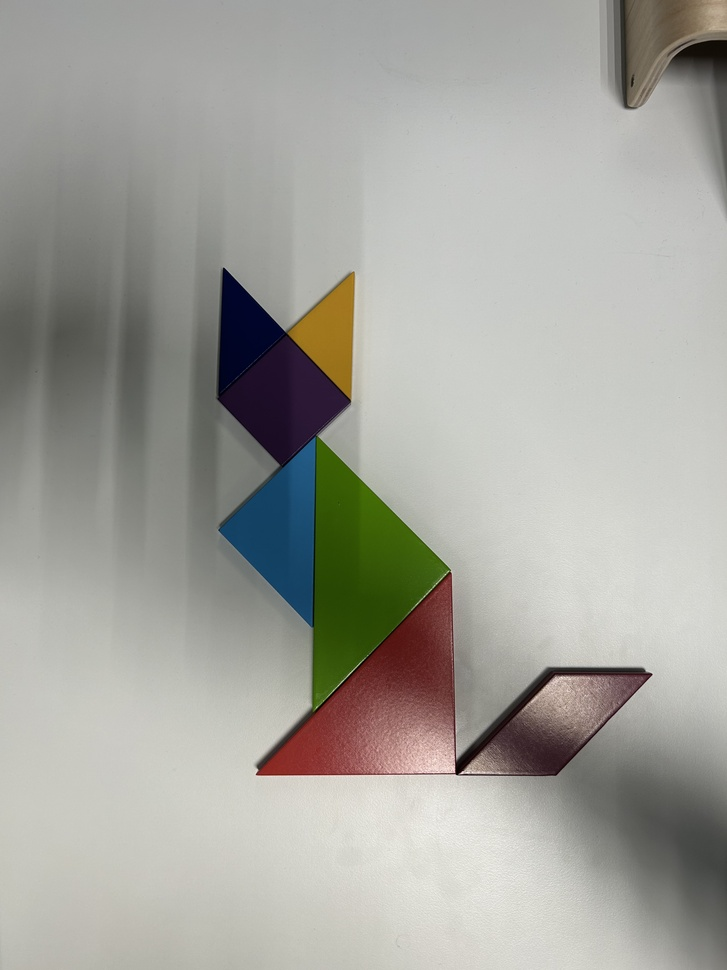
#> input picture tangram2/tangram_creations/cat_1.jpg, 727 x 970 px, shrunk from 3024 x 4032 before the run
$ python remove_shadows.py   (older library calls are emulated)
#> lines starting #> are read from the running program, lines starting #| are printed output that depends on the picture; after the words box and inside, x2 and y2 are one past the last pixel; in counts of white or black regions, pixels touching at a corner belong together
import cv2
import numpy as np

img = cv2.imread('tangram_creations/cat_1.jpg', -1)
#> img is the input picture: shape (970, 727, 3); mean B, G, R 156.8, 163.4, 163.9

def shadow_remove(img):
    rgb_planes = cv2.split(img)
    result_norm_planes = []
    for plane in rgb_planes:
        dilated_img = cv2.dilate(plane, np.ones((7,7), np.uint8))
        bg_img = cv2.medianBlur(dilated_img, 21)
        diff_img = 255 - cv2.absdiff(plane, bg_img)
        norm_img = cv2.normalize(diff_img,None, alpha=0, beta=255, norm_type=cv2.NORM_MINMAX, dtype=cv2.CV_8UC1)
        result_norm_planes.append(norm_img)
#> this loop made 3 passes
#> pass 1, in shadow_remove, `dilated_img = cv2.dilate(plane, np.ones((7,7), np.uint8))`:
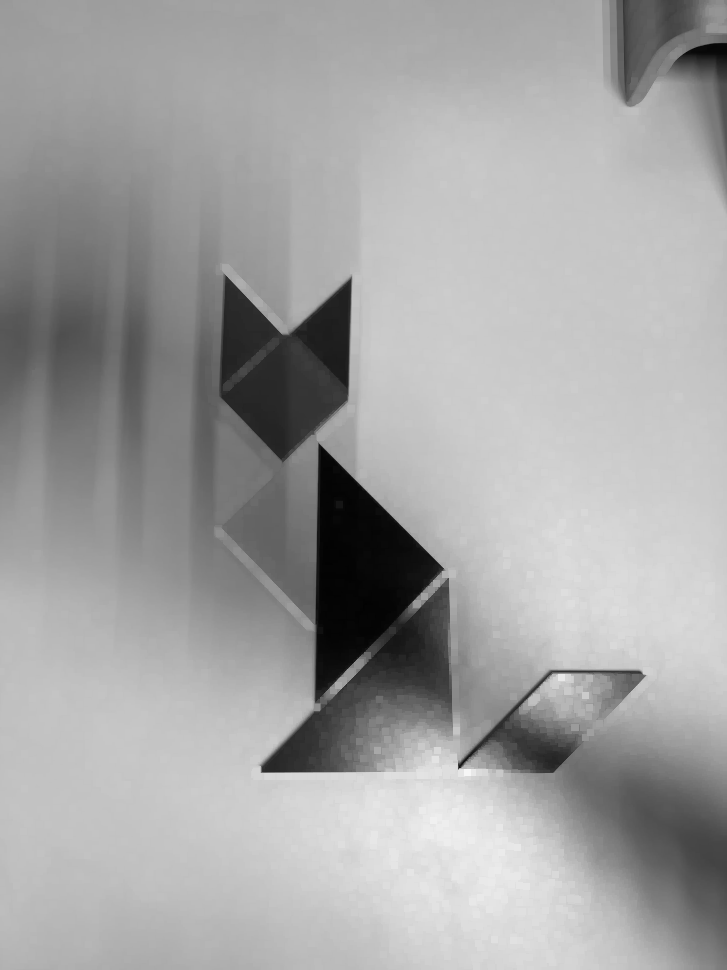
#> dilated_img: shape (970, 727); min 2, max 246, mean 162.8
#> pass 1, in shadow_remove, `diff_img = 255 - cv2.absdiff(plane, bg_img)`:
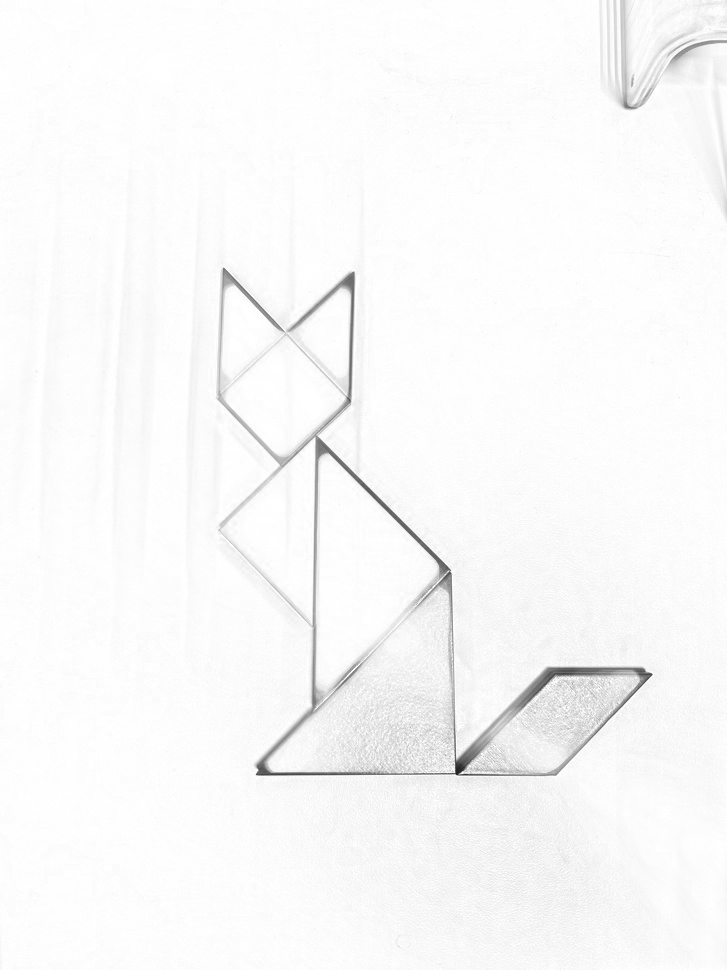
#> diff_img: shape (970, 727); min 36, max 255, mean 248.9
#> after the loop:
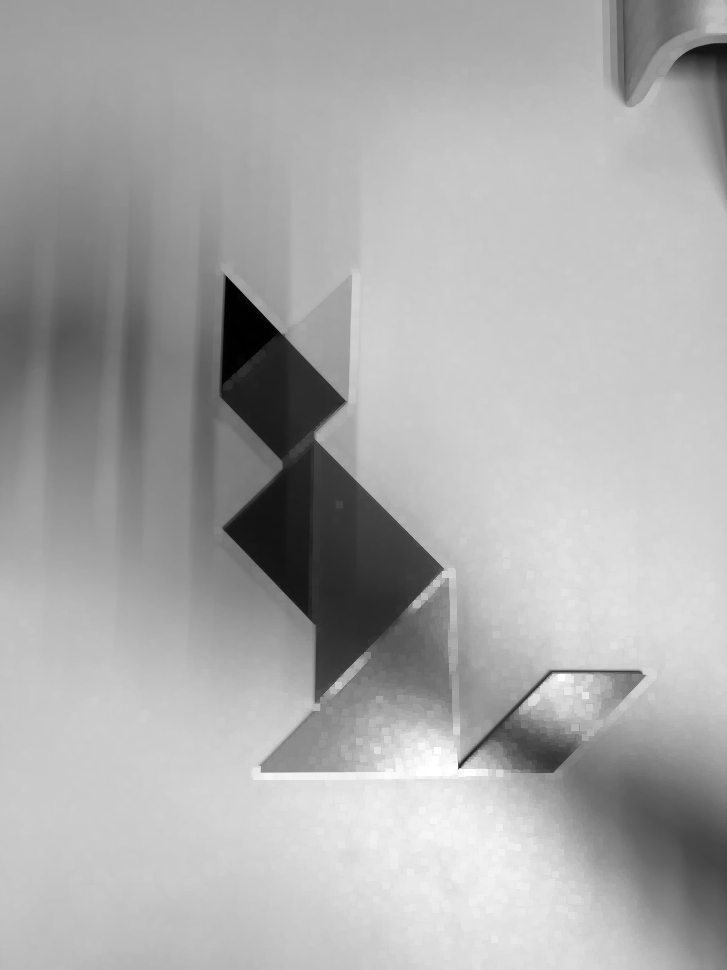
#> dilated_img: shape (970, 727); min 0, max 255, mean 169.7
#> after the loop, result_norm_planes = 3 items
    shadowremov = cv2.merge(result_norm_planes)
    return shadowremov
#Shadow removal
shad = shadow_remove(img)

cv2.imwrite('after_shadow_remove13.jpg', shad)

img = cv2.imread('after_shadow_remove13.jpg', -1)

hsv = cv2.cvtColor(img, cv2.COLOR_BGR2HSV)
#> hsv: shape (970, 727, 3); mean H, S, V 19.6, 1.8, 249
mask = cv2.inRange(hsv, (0, 0, 100), (255, 5, 255))
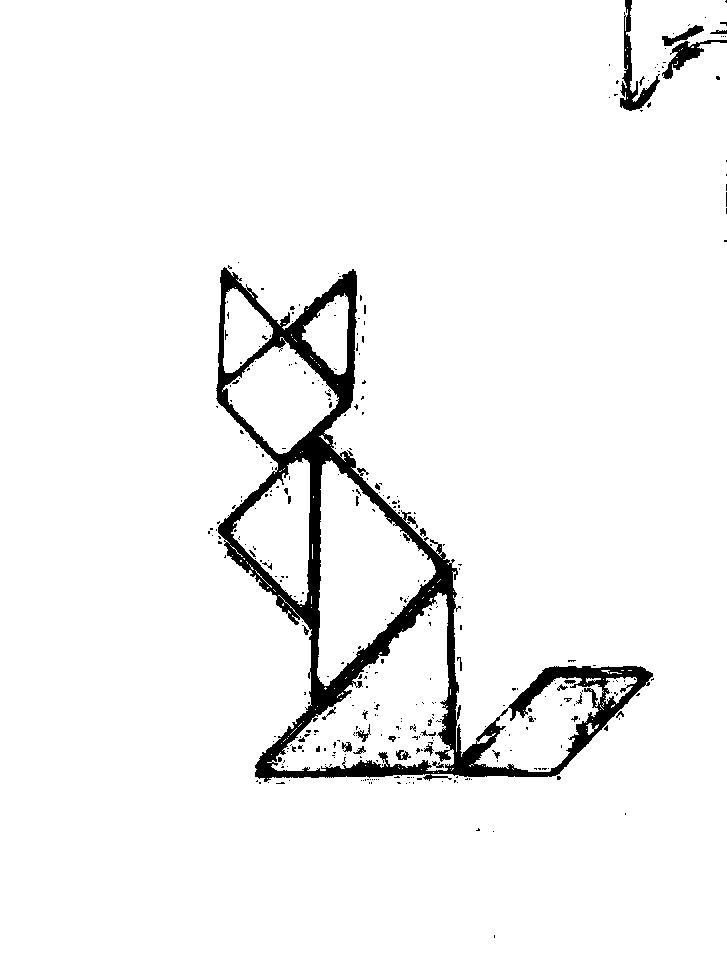
#> mask: shape (970, 727); 95.4% white; 348 black regions (314 under 20 px), largest, box (x1, y1, x2, y2) and area: (216, 267, 653, 782) 27696, (620, 0, 660, 111) 1125, (662, 40, 727, 79) 672
nzmask = cv2.inRange(hsv, (0, 0, 5), (255, 255, 255))
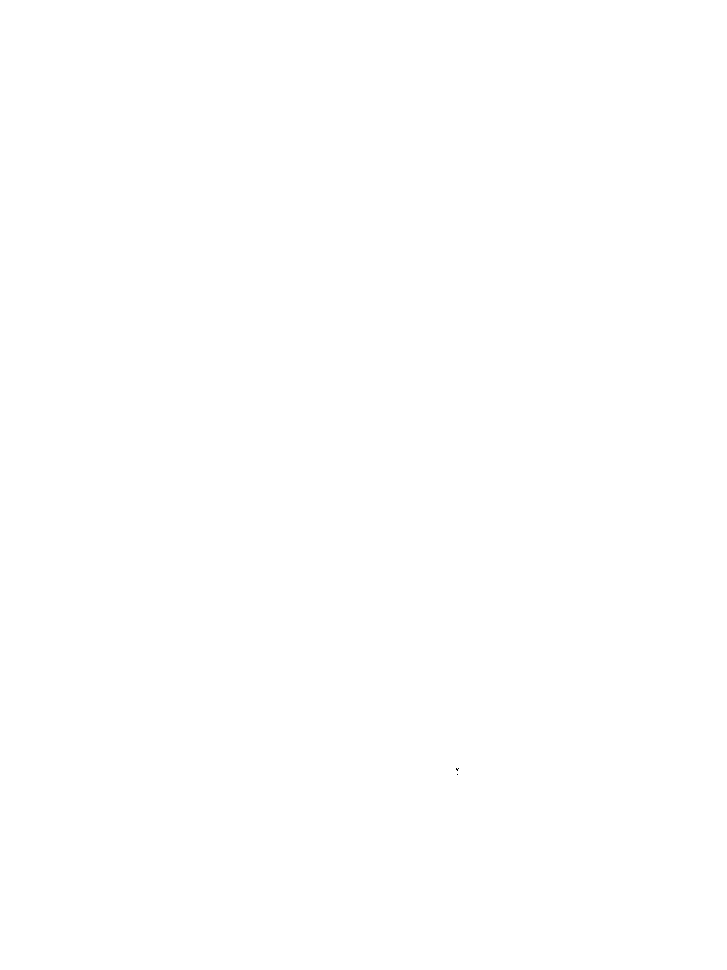
#> nzmask: shape (970, 727); 100% white; black in thin lines or dots, all inside (x1, y1, x2, y2) = (456, 768, 459, 775)
nzmask = cv2.erode(nzmask, np.ones((3,3)))
#> nzmask: shape (970, 727); 100% white; 2 black regions (1 under 20 px), largest, box (x1, y1, x2, y2) and area: (455, 767, 460, 772) 22
mask = mask & nzmask
#> mask: shape (970, 727); 95.4% white; 347 black regions (313 under 20 px), largest, box (x1, y1, x2, y2) and area: (216, 267, 653, 782) 27702, (620, 0, 660, 111) 1125, (662, 40, 727, 79) 672
new_img = img.copy()
new_img[np.where(mask)] = 255
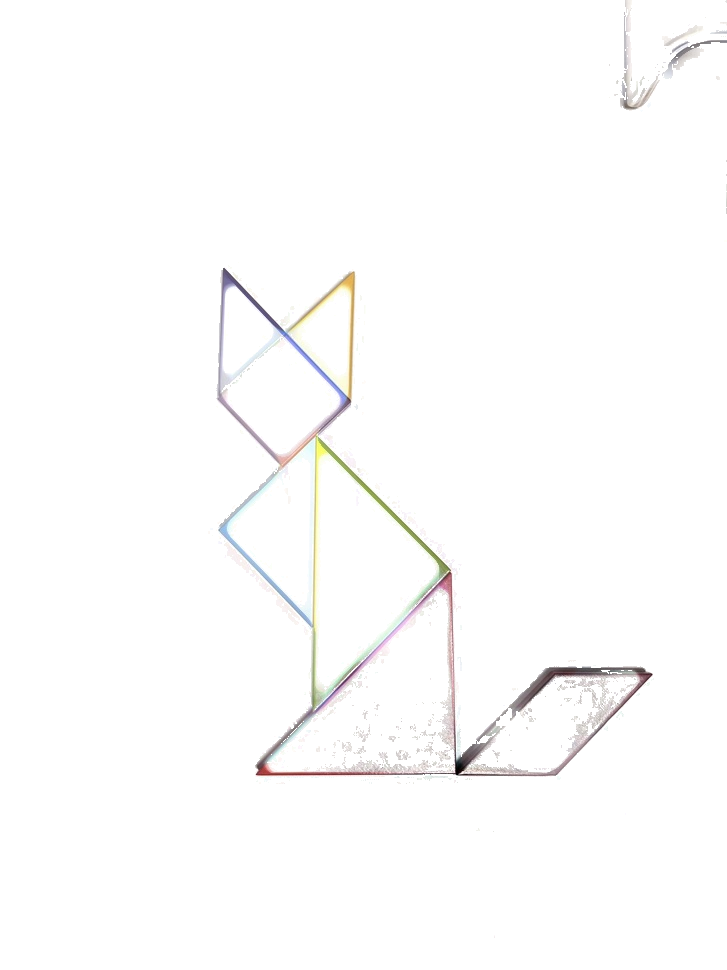
#> new_img: shape (970, 727, 3); mean B, G, R 252.4, 252.6, 252.8


cv2.imshow('mask', mask)
cv2.imshow('new_img', new_img)
cv2.imwrite('after_shadow_remove13.jpg', new_img)

cv2.waitKey(0)
cv2.destroyAllWindows()

$ run again, with tangram2/tangram_creations/cat_2.jpg copied over tangram2/tangram_creations/cat_1.jpg
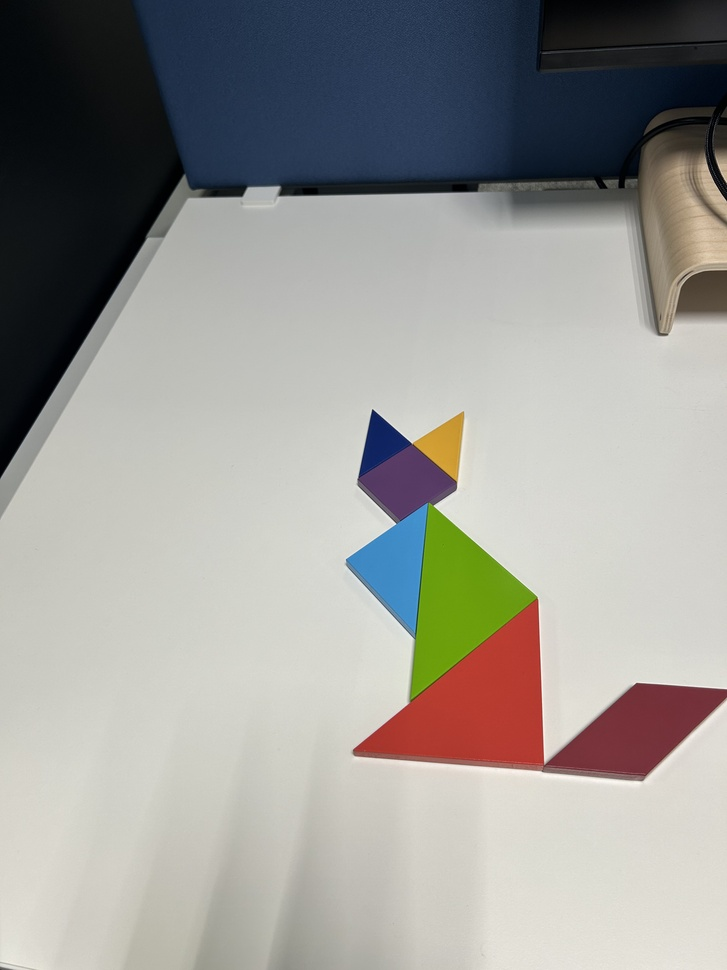
#> input picture tangram2/tangram_creations/cat_2.jpg, 727 x 970 px, shrunk from 3024 x 4032 before the run
#> img is the input picture: shape (970, 727, 3); mean B, G, R 149.4, 153.6, 154.7
#> the loop in shadow_remove, `for plane in rgb_planes:` made 3 passes
#> after the loop in shadow_remove, `for plane in rgb_planes:`:
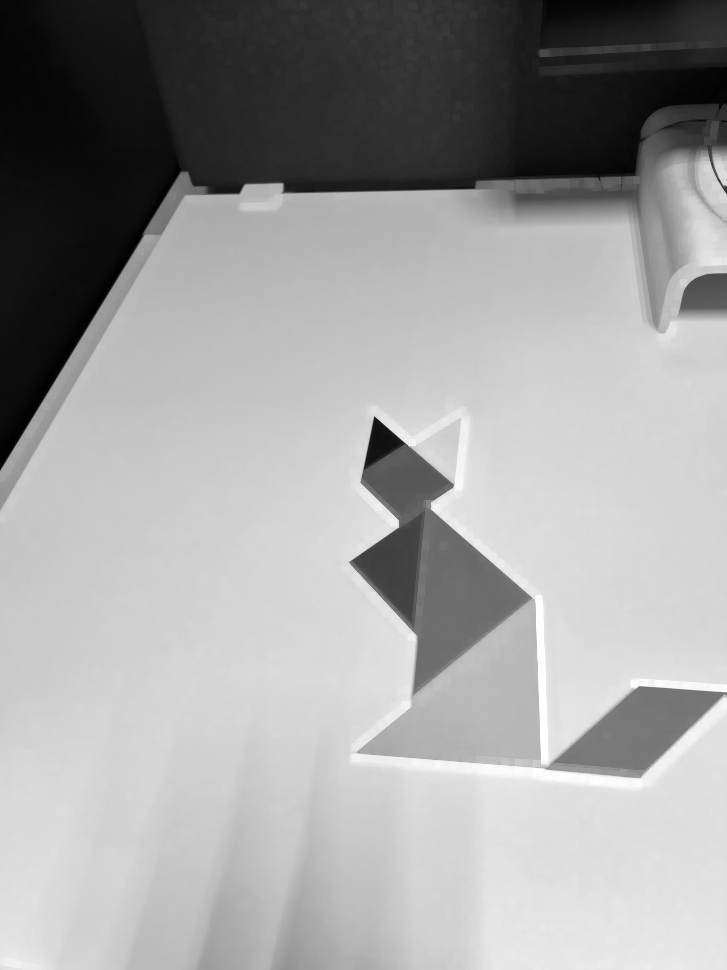
#> dilated_img: shape (970, 727); min 1, max 255, mean 159.8
#> after the loop in shadow_remove, `for plane in rgb_planes:`: result_norm_planes = 3 items
#> hsv: shape (970, 727, 3); mean H, S, V 24.3, 2.9, 249.5
#> `mask = cv2.inRange(hsv, (0, 0, 100), (255, 5, 255))`:
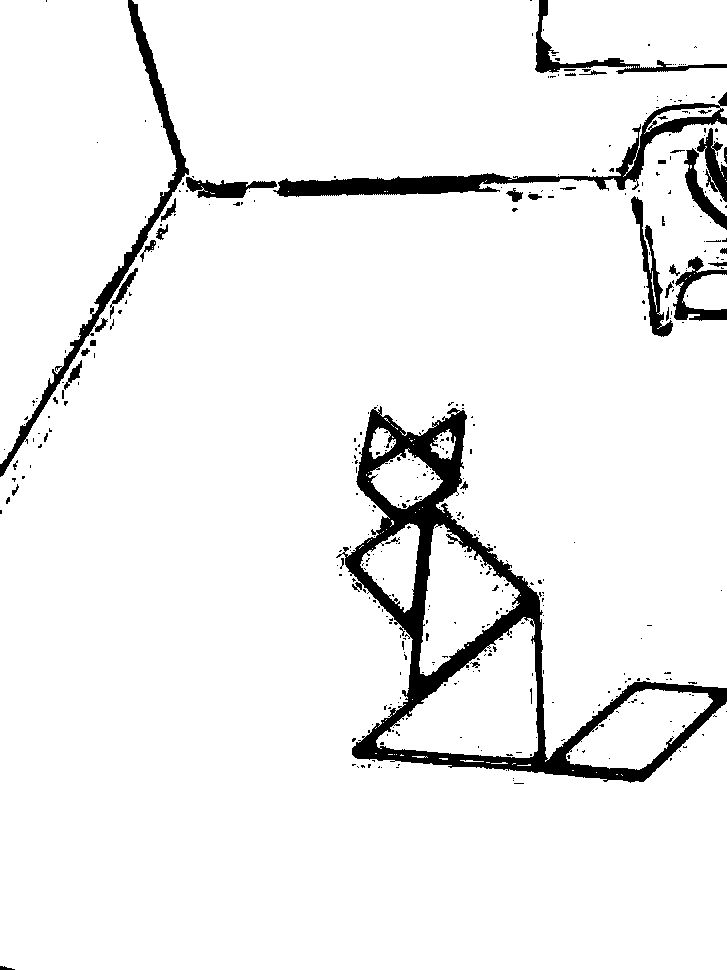
#> mask: shape (970, 727); 93.8% white; 402 black regions (359 under 20 px), largest, box (x1, y1, x2, y2) and area: (336, 406, 727, 783) 21902, (273, 92, 727, 197) 6307, (0, 0, 189, 477) 4592
#> nzmask: shape (970, 727); every value is 255

$ run again, with tangram2/tangram_creations/cat_4.jpg copied over tangram2/tangram_creations/cat_1.jpg
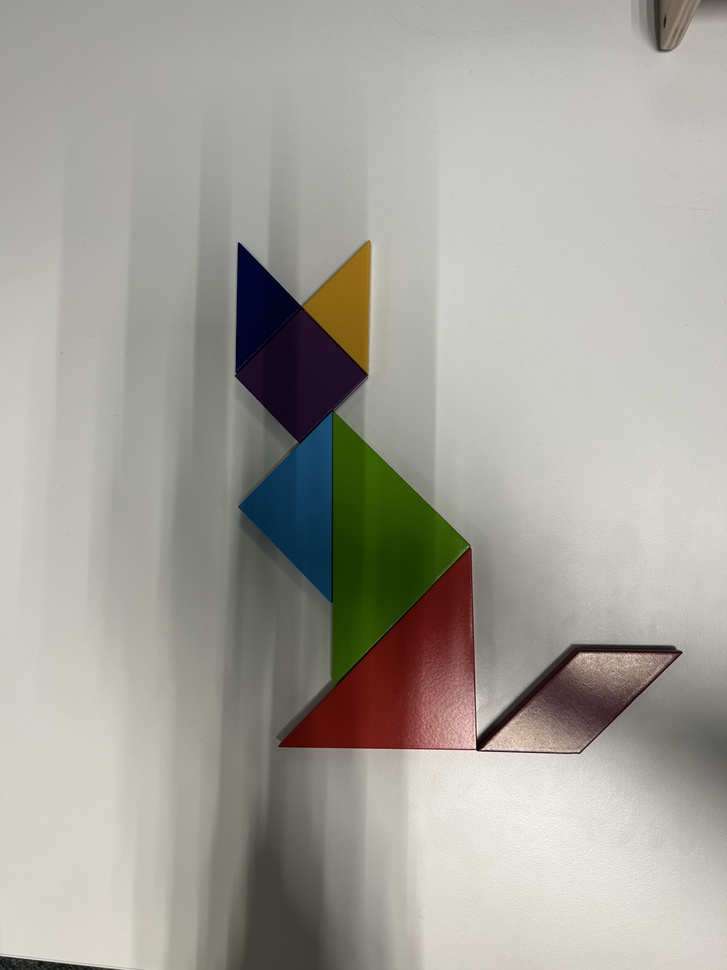
#> input picture tangram2/tangram_creations/cat_4.jpg, 727 x 970 px, shrunk from 3024 x 4032 before the run
#> img is the input picture: shape (970, 727, 3); mean B, G, R 155.5, 162.7, 164.6
#> the loop in shadow_remove, `for plane in rgb_planes:` made 3 passes
#> after the loop in shadow_remove, `for plane in rgb_planes:`:
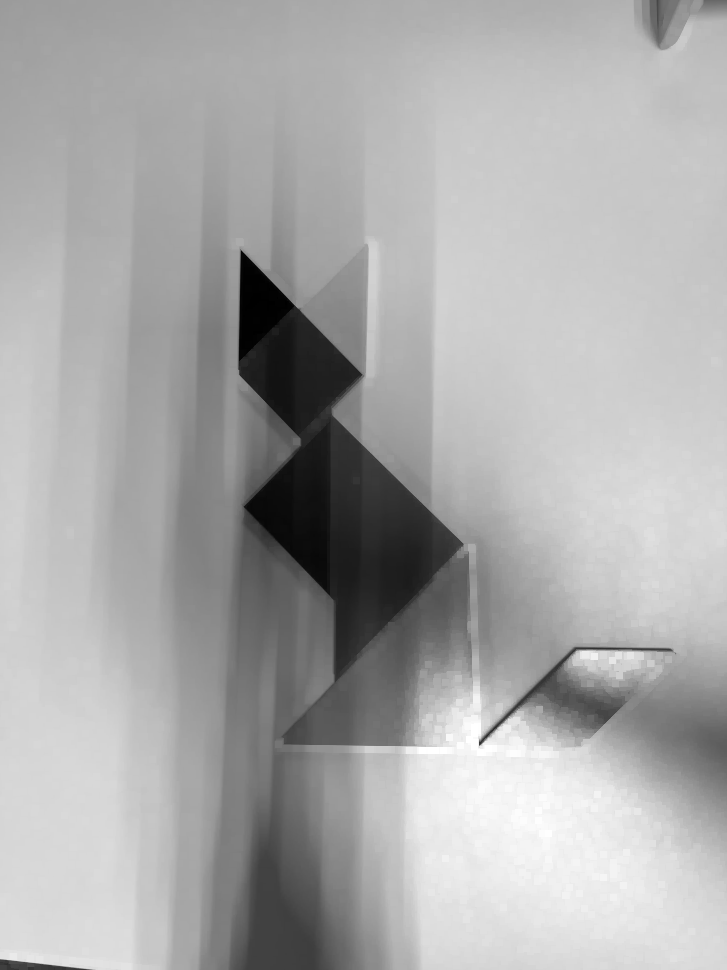
#> dilated_img: shape (970, 727); min 0, max 255, mean 170.1
#> after the loop in shadow_remove, `for plane in rgb_planes:`: result_norm_planes = 3 items
#> hsv: shape (970, 727, 3); mean H, S, V 16.6, 1.5, 249.6
#> mask: shape (970, 727); 96% white; 261 black regions (223 under 20 px), largest, box (x1, y1, x2, y2) and area: (234, 239, 660, 760) 23387, (538, 642, 683, 683) 1637, (652, 14, 693, 53) 391
#> `new_img[np.where(mask)] = 255`:
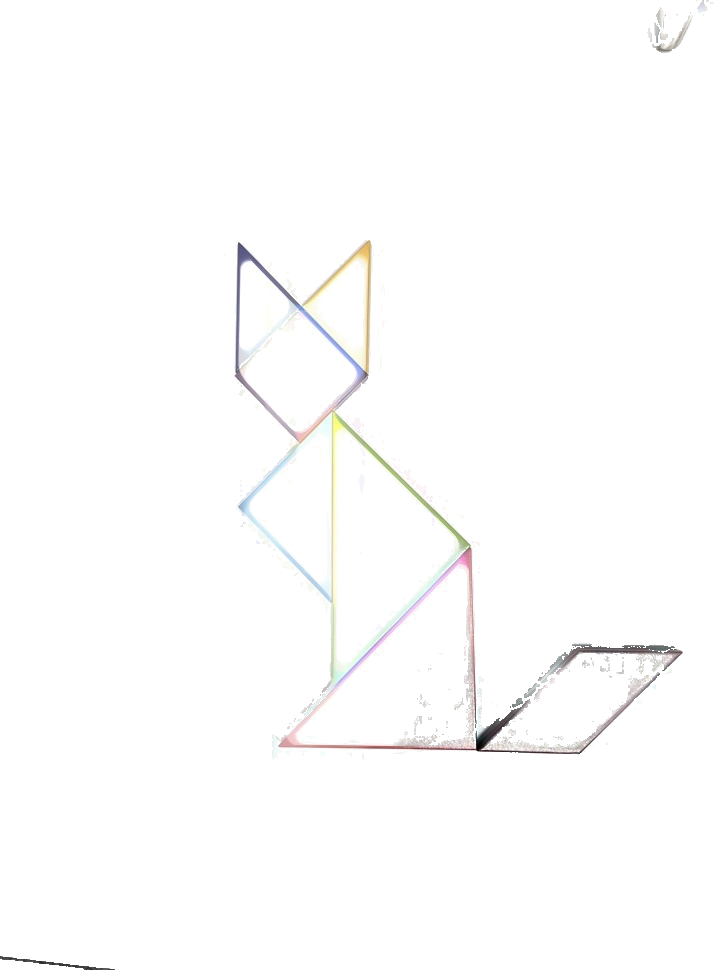
#> new_img: shape (970, 727, 3); mean B, G, R 253, 253.1, 253.2
